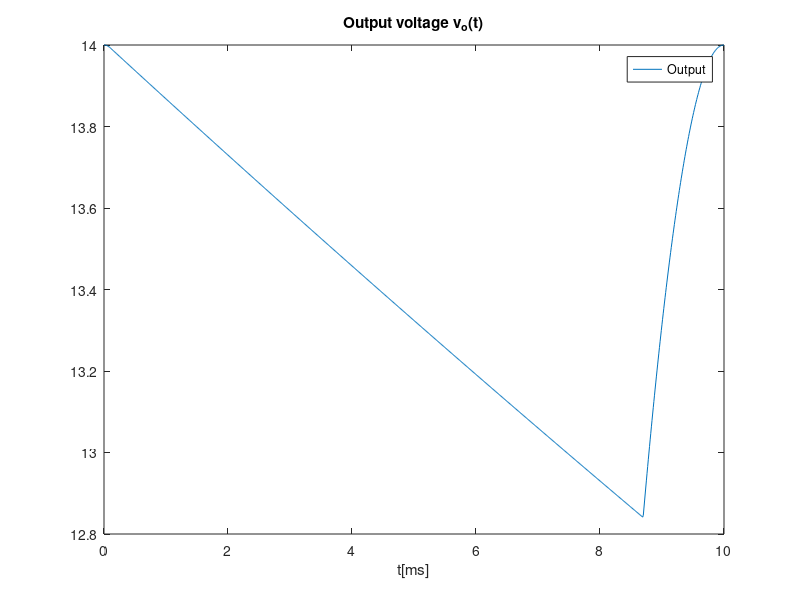
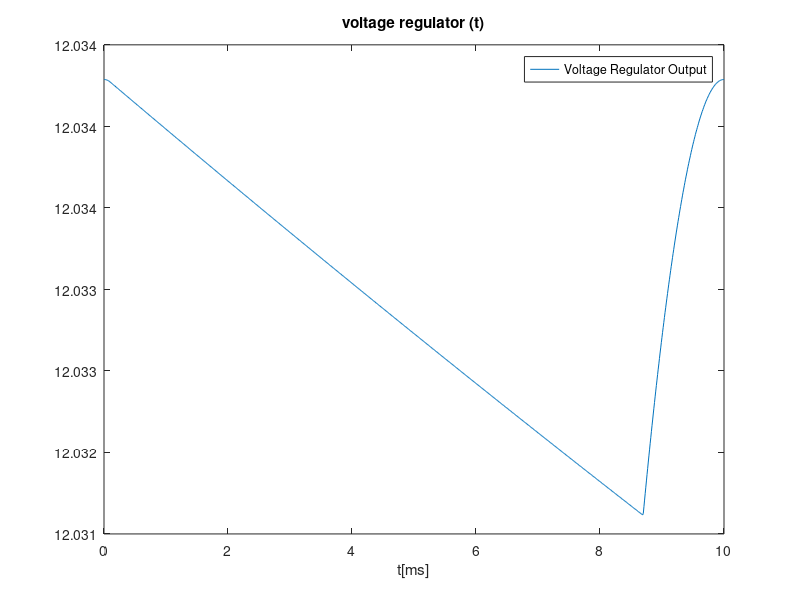

Here is the MATLAB script that generated these plots, in order: (Note: this script raises an error after producing the figures.)
% OCTAVE FILE
% 1) Use a suitable theoretical model able to predict the output of the Envelope Detector and Voltage Regulator circuits
% 2) Produce the same plots as in simulation by theoretical analysis
% 3) Compute the output DC level and the voltage ripple 

%Envelope Detector

%%%Data

A=14;
T=1/50;
t=linspace(0, T/2, 1000);
%linspace(base,limit,n);
w=2*pi*(1/T);
R=1000
C=100e-6


%%%Equations

vS = A * cos(w*t);
vOhr = zeros(1, length(t));
vO = zeros(1, length(t));

tOFF = 1/w * atan(1/w/R/C);

vOnexp = A*cos(w*tOFF)*exp(-(t-tOFF)/R/C)


%%%I CHANGED THIS TO A FULL-WAVE BRIDGE RECTIFIER, AM I RIGHT?
for i=1:length(t)
  if (vS(i) > 0)
    vOhr(i) = vS(i);
  else
    vOhr(i) = -vS(i);
  endif
endfor

%%%ENVELOPE DETECTOR

for i=1:length(t)
  if t(i) < tOFF
    vO(i) = vOhr(i);
  elseif vOnexp(i) > vOhr(i)
    vO(i) = vOnexp(i);
  else 
    vO(i) = vOhr(i);
  endif
endfor


%%%PLOT (CHANGE SUBTITLES, LEGEND AND PRINTS)
figure
plot(t*1000, vO)
title("Output voltage v_o(t)")
xlabel ("t[ms]")
legend("Output")
print ("envelope.eps", "-depsc");


%%%VOLTAGE REGULATOR CIRCUIT
%%%1 RESISTANCE, n DIODES 

n=17;
vout=zeros(1, length(t));
vOUT=zeros(1, length(t));
R2=10e3;
eta=1;
vt=25e-3;
vd=0.706;
is=1e-14;

rd=eta*vt/is/exp(vd/eta/vt);
vout=n*rd/(n*rd+R2)*vO;
VOUT=n*vd;
vOUT=vout+VOUT;

%%%PLOT (CHANGE SUBTITLES, LEGEND AND PRINTS)
figure
plot(t*1000, vOUT)
title("voltage regulator (t)")
xlabel ("t[ms]")
legend("Voltage Regulator Output")
print ("output.eps", "-depsc");

%%%Newton-Raphson to find tON

function tON_root =solve_tON ()
  delta = 1e-5;
  x_next = 0.008695;

  do 
    x=x_next;
    x_next = x-f(x)/fd(x);
  until (abs(x_next-x) < delta)

  tON_root = x_next;

 return;
endfunction

tON=solve_tON ()

%%%Average 


%integral of vOUT=n*rd/(n*rd+R2)*vOhr+n*vd for [0,tOFF]

sum1=n*rd/(n*rd+R2)*A/w*sin(w*tOFF)+n*vd*tOFF;


%integral of vOUT=n*rd/(n*rd+R2)*vOnexp+n*vd for [tOFF,tON]

sum2=n*rd/(n*rd+R2)*(-A*R*C*cos(tOFF*w)*(exp((tOFF-tON)/R/C)-1))+n*vd*(tON-tOFF)


%integral of vOUT=n*rd/(n*rd+R2)*vOhr+n*vd for [tON,T/2]

sum3=n*rd/(n*rd+R2)*A/w*(sin(w*T/2)-sin(w*tON))+n*vd*(T/2-tON);


average=(sum1+sum2+sum3)/(T/2);

printf("The average is %d V \n", average)

%%%VOLTAGE RIPPLE (WITH FULL WAVE RETIFIER CIRCUIT)

vripple=max(vOUT)-min(vOUT);

printf("The output ripple is %d V \n",vripple)

%%%PLOT (CHANGE SUBTITLES, LEGEND AND PRINTS)
figure
plot(t*1000, vOUT-12 )
title("vOUT-12 voltage (t)")
xlabel ("t[ms]")
legend("Output difference")
print ("outputdiff.eps", "-depsc");


%%%%%%%%%%%%Figure of Merit

cost=(R+R2)*0.001+C*1000000+0.1*(4+n)

M=1/cost/(vripple+average+0.000001)

printf("The merit figure is %f MU \n", M)




